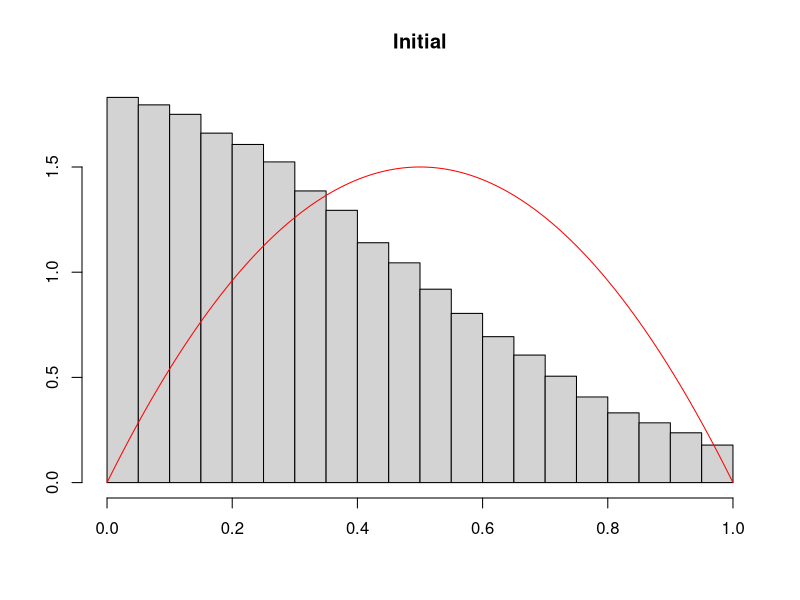
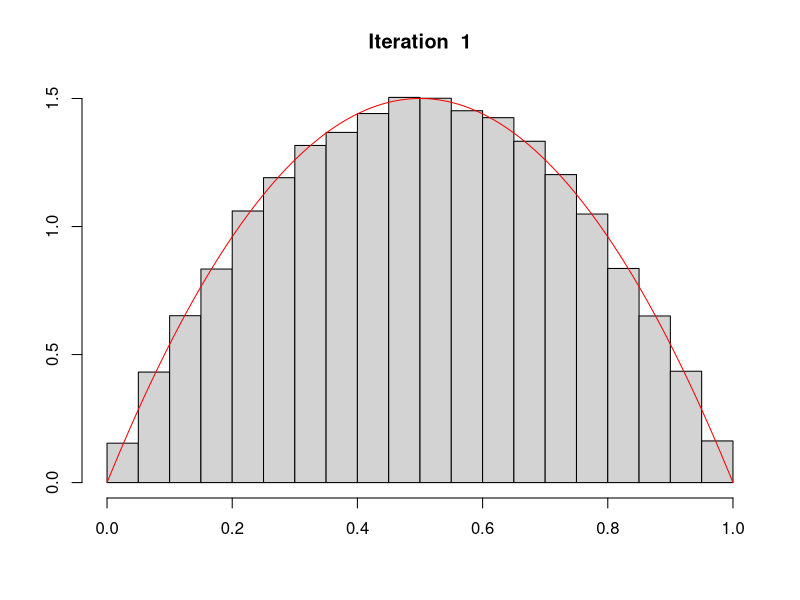
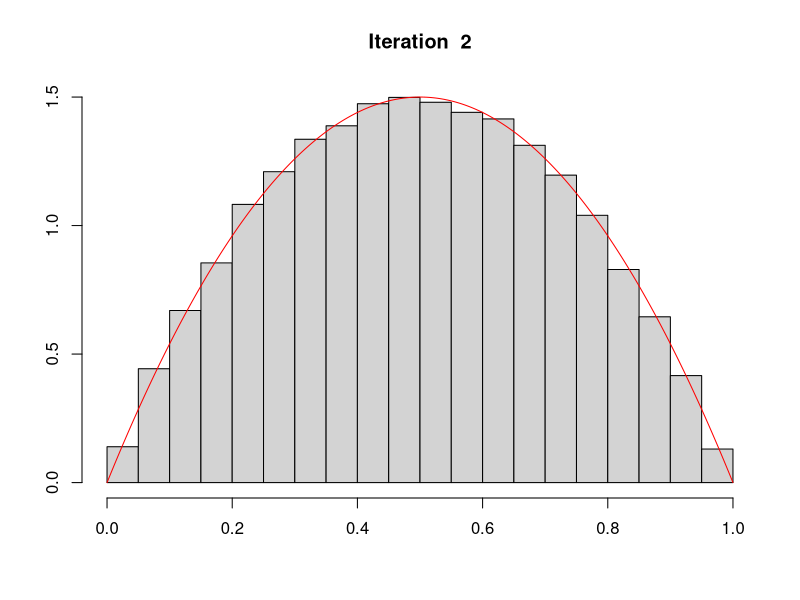
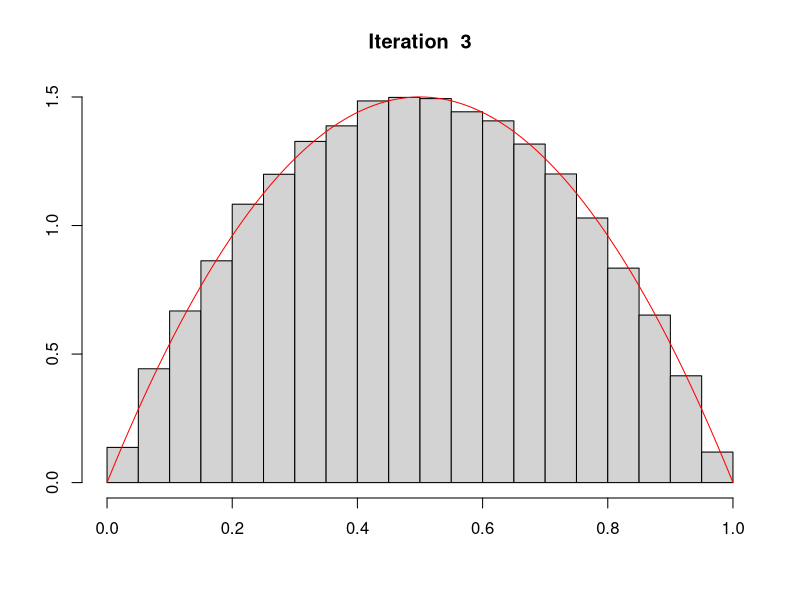
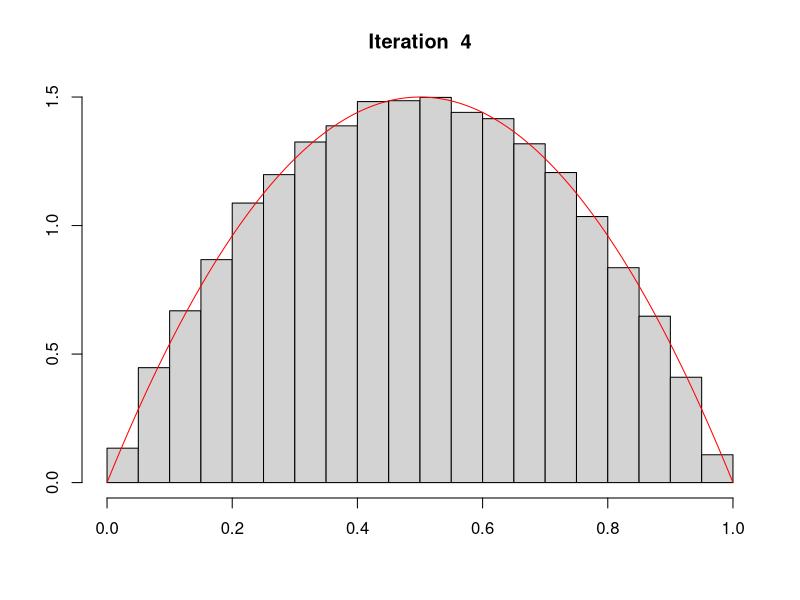
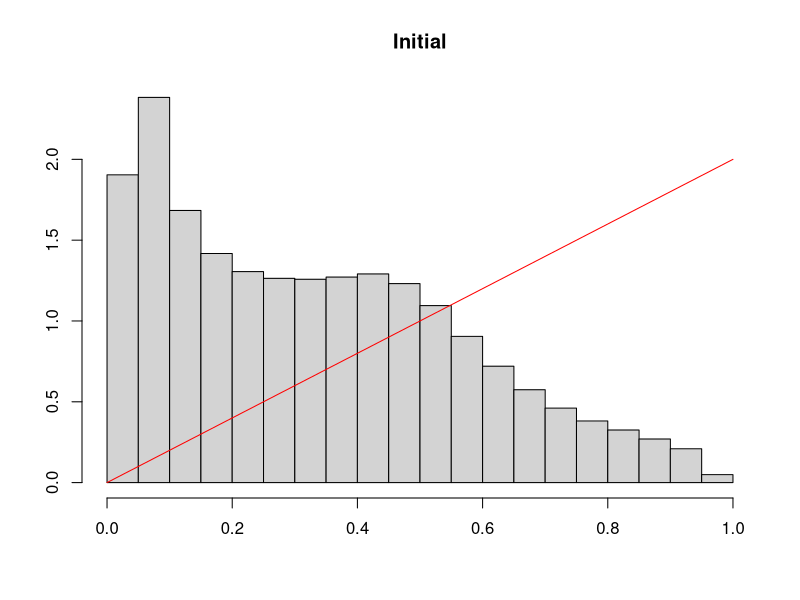
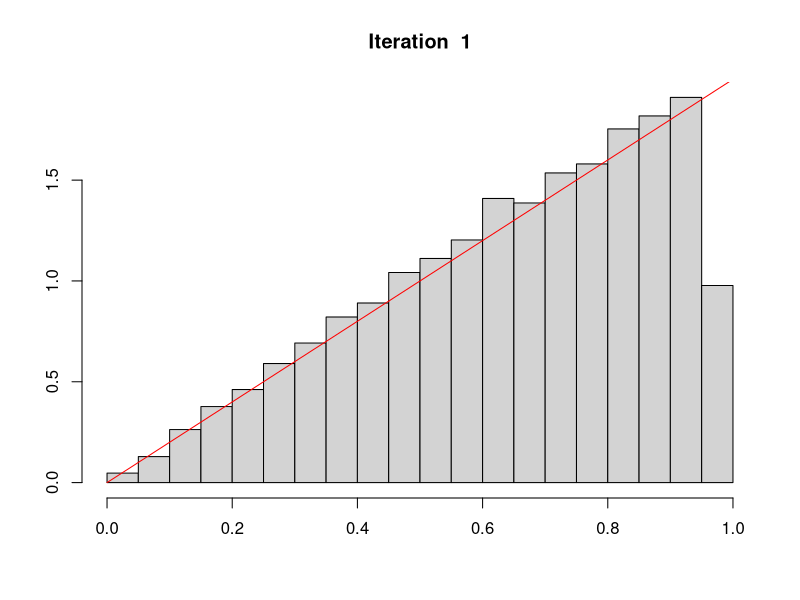
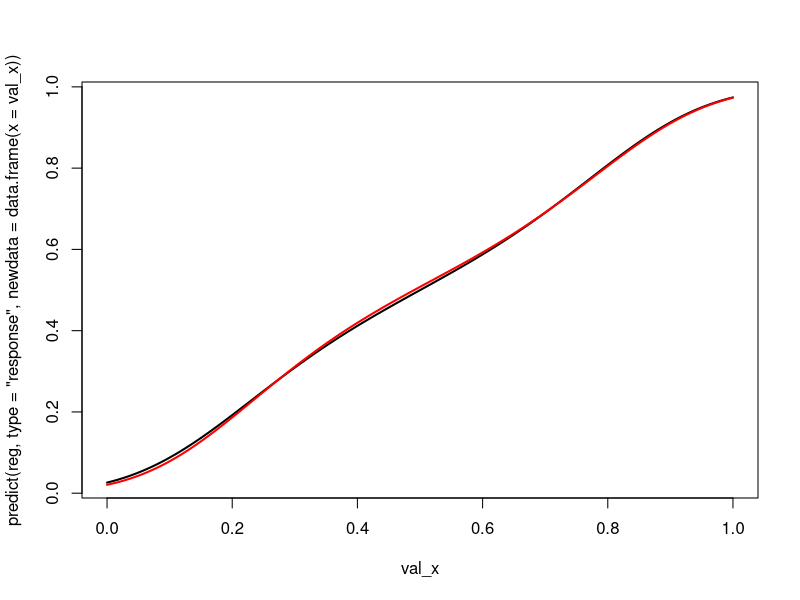

Source code (R) for these figures, in order:
## ---- chunk 1
library(ks)
library(tidyverse)
## ---- chunk 2
#' @param data dataset
#' @param score_name name of the column in data that contains the scores
#' @param target_fun target distribution function.
#' @param iter number of iterations.
#' @param draw if TRUE (default) the distribution of scores (gray bars) and the
#'  target distribution (in red) are plotted at each iteration.
#' @seed if not `NULL`, seed to use
#' @param data dataset
#' @param probs_name name of the column in data that contains the observed
#'  probabilities
#' @param target_fun target distribution function.
#' @param iter number of iterations.
#' @param draw if TRUE (default) the distribution of scores (gray bars) and the
#'  target distribution (in red) are plotted at each iteration.
#' @seed if not `NULL`, seed to use
#' @param verbose if `FALSE`, size of subsamplings at each iteration and KS test
#'  results are hiddent
subset_target <- function(data,
                          probs_name,
                          target_fun = function(x) dbeta(x,2,2),
                          iter = 1,
                          draw = TRUE,
                          seed = NULL,
                          verbose = TRUE){
  select <- rep(nrow(data),iter + 1)
  if (!is.null(seed)) set.seed(seed)

  # Get the scores from the dataset
  probs_01 <- data |> pull(!!probs_name)
  if (verbose == TRUE) cat("1) Size ...... ", nrow(data), "\n", sep = "")

  # Kolmogorov-Smirnov Test
  fun <- Vectorize(function(x) integrate(target_fun, 0, x)$value)
  K <- ks.test(probs_01, fun)

  if (verbose) {
    cat("1)  ks ............ ", K$statistic, "\n", sep = "")
    cat("1)  (pvalue) ...... ", K$p.value, "\n", sep = "")
  }

  if (draw) {
    # Histogram of scores (gray) and target distribution (red)
    hist(probs_01,probability = TRUE, xlab = "", ylab = "", main = "Initial")
    val_x <- seq(0,1,length = 601)
    lines(val_x,target_fun(val_x), col = "red")
  }

  data_subset <- data

  for (k in 1:iter) {
    n <- nrow(data_subset)
    initial_density <- kde(x = probs_01, eval.points = probs_01)
    # Probability to include each observation in the current subset
    prob_acceptation <- target_fun(probs_01) / initial_density$estimate
    prob_acceptation <- pmin(prob_acceptation / max(prob_acceptation), 1)
    # For each scores from the current data subset, decide whether or not to
    # include it based on a random draw from a Ber(prob_acceptation)
    index_acceptation <- rbinom(n, size = 1, prob = prob_acceptation)
    # Use this index to keep only the selected data
    data_subset <- data_subset[which(index_acceptation ==1 ), ]
    select[k + 1] <- nrow(data_subset)
    probs_01 <- data_subset |> pull(!!probs_name)
    if (verbose == TRUE)
      cat(k + 1, ") Size ...... ", nrow(data_subset), "\n", sep = "")
    # Kolmogorov-Smirnov Test
    K <- ks.test(probs_01, fun)
    if (verbose) {
      cat(k + 1, ")   ks ............ ", K$statistic, "\n", sep = "")
      cat(k + 1, ")   (pvalue) ...... ", K$p.value, "\n", sep = "")
    }
    if (draw) {
      hist(
        probs_01, probability = TRUE, xlab = "", ylab = "",
        main = paste("Iteration ", k)
      )
      val_x <- seq(0, 1, length = 601)
      lines(val_x, target_fun(val_x), col = "red")
    }
  }
  data_subset
}
## ---- chunk 3
n <- 1e5 # Number of obs.
# Covariates
x1 <- rnorm(n)
x2 <- rnorm(n)
# True probabilities
p <- function(x1, x2) .4 * x1 - .2*x2
# Observed event
y <- rnorm(n,p(x1, x2), .4)
tb <- tibble(y = y, x1 = x1, x2 = x2)
## ---- chunk 4
reg <- lm(y ~ x1 + x2, data = tb)
scores <- predict(reg)
tb$scores <- scores
## ---- chunk 5
tb_01 <- tb[(scores > 0) & (scores < 1), ]
data <- tb_01
## ---- chunk 6
B <- subset_target(data = data, probs_name = "scores", iter = 4)
## ---- chunk 7
library(splines)
## ---- chunk 8
n <- 1e6
x <- rbeta(n, 1, 2)
y <- rbinom(n, size = 1, prob = x)
base <- tibble(
  x = x,
  y = y,
  id = 1:n
)
## ---- chunk 9
reg <- glm(y ~ bs(x), data = base, family = binomial)
base$scores <- predict(reg, type = "response")
## ---- chunk 10
B <- subset_target(
  data = base, 
  probs_name = "scores", 
  iter = 1, 
  target_fun = function(x) dbeta(x,2,1)
)
## ---- chunk 11
reg2 <- glm(y ~ bs(x), data = B, family = binomial)
## ---- chunk 12
val_x <- seq(0, 1, length = 601)
plot(
  val_x,
  predict(reg, type = "response", newdata = data.frame(x = val_x)),
  type = "l", lwd = 2
)
lines(
  val_x,
  predict(reg2, type = "response", newdata = data.frame(x = val_x)),
  type = "l", lwd = 2, col = "red"
)
